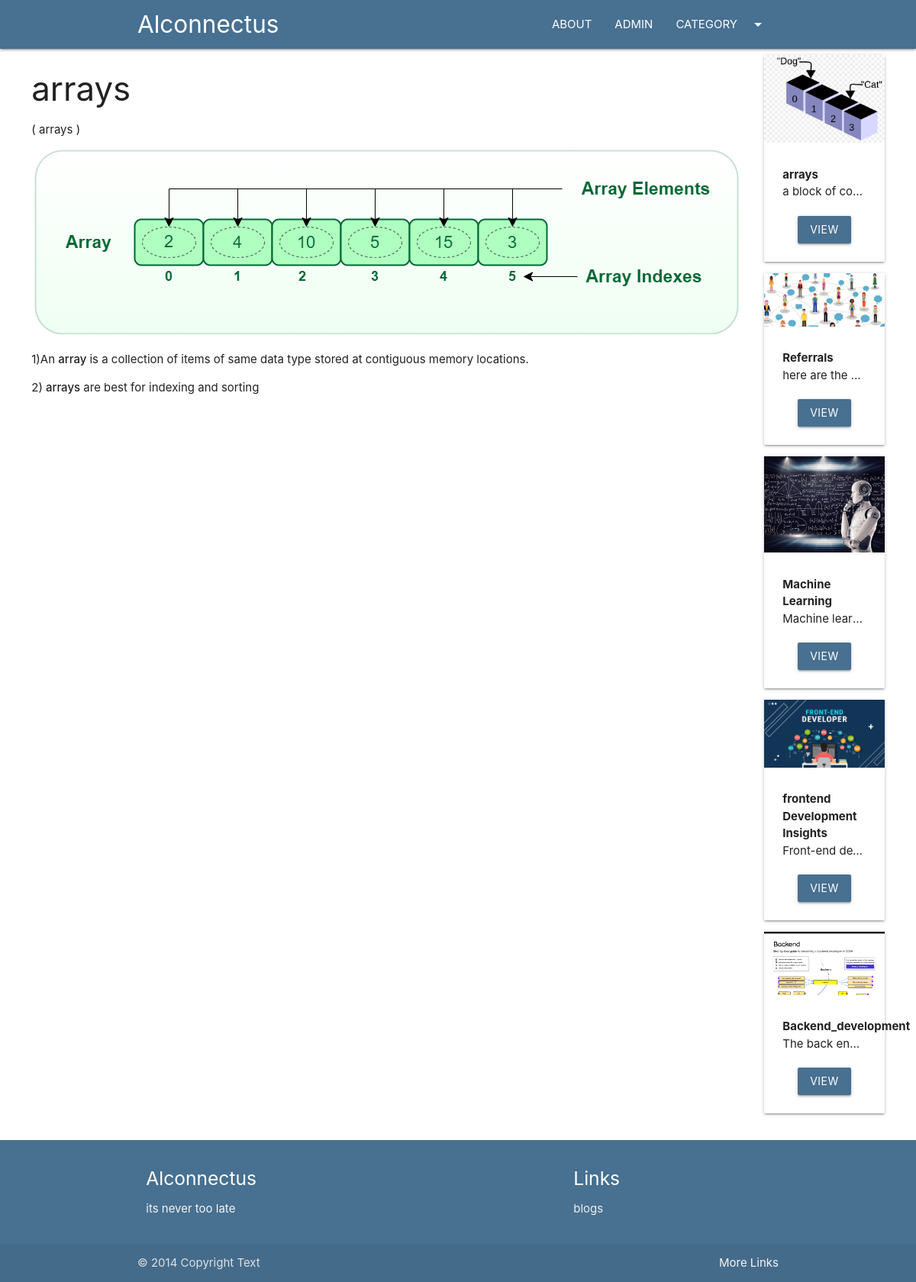
/blogs/array, run on the app's committed database.
### blogs/models.py (models this page shows, shortened)
class Post(models.Model):
    post_id = models.AutoField(primary_key=True)
    title = models.CharField(max_length=200)
    content = models.TextField()
    url = models.CharField(max_length=100)
    cat = models.ForeignKey(Category, on_delete=models.CASCADE)
    image = models.ImageField(upload_to='post/',blank=True, null=True)

class Category(models.Model):
    cat_id = models.AutoField(primary_key=True)
    title = models.CharField(max_length=100)
    description = models.TextField()
    url = models.CharField(max_length=100)
    image = models.ImageField(upload_to='category/',blank=True, null=True)
    add_date = models.DateField(auto_now_add=True, null=True)

### blogs/views.py (the view)
# urls.py: path('blogs/<slug:url>', post),
def post(request, url):
    post = Post.objects.get(url=url)
    cats = Category.objects.all()
    return render(request, 'posts.html', {'post': post, 'cats': cats})

### templates/posts.html (shortened to what this page needs)
{%extends 'base.html' %}
{%block content%}
<div class="container-custom">
    <div class="row">
        <div class="col s12 m10">
            <h3>{{post.title}}</h3>
            <p>( {{post.cat.title}} )</p>
            <img src="/media/{{post.image}}" class="responsive-img" alt="">
            <br>
            <p>
                {{post.content|safe}}
            </p>
        </div>
        <div class="col s12 m2">
            {% for cat in cats %}
            <div class="card item" style="margin-left:10px;">
                <div class="img-container">
                    <img src="/media/{{cat.image}}" class="responsive-img" alt="">
                </div>
                <div class="card-content">
                    <b>
                        {{cat.title}}
                    </b>
                    <p class="truncate">{{cat.description}}</p>
                    <div class="container center-align mt20">
                        <a href="/category/{{cat.url}}" class="btn bg-primary">VIEW</a>
                    </div>
                </div>
            </div>
            {%endfor%}
        </div>
    </div>
</div>
{%endblock%}

### blogs/static/css/style.css (style rules this page uses)
.bg-primary { background:#477091!important; }
.mt20 { margin-top:20px; }
.container-custom { width:95%!important; margin:auto; }

### data on the page
Post: title "arrays", cat "arrays", image (picture), content "1)An array is a collection of items of same data type stored at contiguous memory locations. 2) arrays are best for indexing and sorting"
Category: image (picture), title "arrays", description "a block of co…"
Category: image (picture), title "Referrals", description "here are the…"
Category: image (picture), title "Machine Learning", description "Machine lear…"
Category: image (picture), title "frontend Development Insights", description "Front-end de…"
Category: image (picture), title "Backend_development", description "The back en…"
